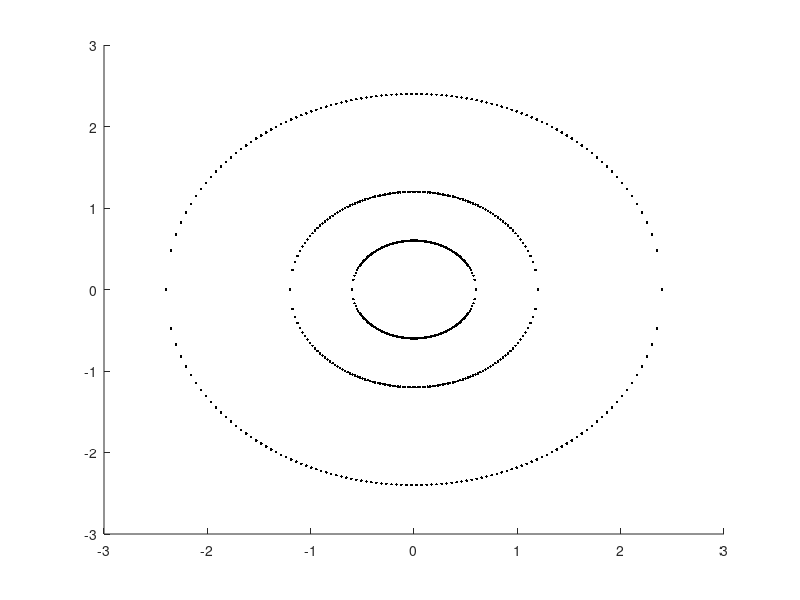

Source code (MATLAB): (Note: this script raises an error after producing the figure.)
%%

% plot the nanopore as three rings

hold on

R = 0.6;

x = linspace(-R,R,100);
y1 = sqrt(R^2-x.^2);
y2 = -sqrt(R^2-x.^2);
%plot3([x,x],[y1,y2],ones(1,numel(x)*2)*-7,'k')
plot3([x,x],[y1,y2],ones(1,numel(x)*2)*-7,'k.')

x = linspace(-4*R,4*R,100);
y1 = sqrt((4*R)^2-x.^2);
y2 = -sqrt((4*R)^2-x.^2);
%plot3([x,x],[y1,y2],ones(1,numel(x)*2)*0,'k')
plot3([x,x],[y1,y2],ones(1,numel(x)*2)*0,'k.')

x = linspace(-2*R,2*R,100);
y1 = sqrt((2*R)^2-x.^2);
y2 = -sqrt((2*R)^2-x.^2);
%plot3([x,x],[y1,y2],ones(1,numel(x)*2)*-8,'k')
plot3([x,x],[y1,y2],ones(1,numel(x)*2)*-8,'k.')

%%

init = [0         0         0
   -0.0154    0.0235   -1.4465
   -0.3619    0.2136   -3.1522
   -0.1791    0.3043   -4.8435
   -0.0844    0.3333   -6.4507
    0.2508    0.8718   -7.8463
    0.5506    0.8994   -9.3131
    0.3292    1.0806  -10.8514
    0.9230    0.9985  -12.3720
    0.5799    1.9483  -13.6168
    1.2485    1.9650  -14.9118];

%%

% count number of bases in pore, from z = 0 to z = -8
% at various voltages

voltages = [60:20:180];
n = cell(numel(voltages),1);
thinning = 2500;

for f = 1:numel(voltages)

disp(['V = ' num2str(voltages(f))])
mc = ssDNA_MCMC('bases',30,'fixed_points',{1,[0,0,0]},'force_function',@(d) 18*(voltages(f)/100)*d(3),'boundary',@np_bnd,'initial_coordinates',init);
mc.run(100000);

n{f} = [];

for i = thinning:thinning:numel(mc.coordinates)
    
    j = find(mc.coordinates{i}(:,3)<-8,1,'first'); % index of first bead past pore
    granularity = 100;
    z = linspace(mc.coordinates{i}(j-1,3),mc.coordinates{i}(j,3),granularity); % list
    k = find(z<-8,1,'first');
    n{f}(end+1) = mc.l_k/mc.l_b * ((j-2) + (k-1)/granularity); % n = number of bases, first bead is the endpoint
    
end

end

%%

% plotting that

errorbar(voltages, (mean(n{1}) - cellfun(@(x) mean(x), n))/mean(n{1}) + 0.11, cellfun(@(x) std(x), n)/mean(n{1})/sqrt(40),'ok')
xlim([40 180])
set(gca,'fontsize',12,'outerposition',[0.01,0.01,0.98,0.98],'looseinset',[0,0,0,0])
ylabel('fractional change in number of bases in pore')
xlabel('voltage (mV)')
title('ssDNA MCMC simulation')
ylim([0.08 0.3])

%%

% different way, using poisson ratio extension versus area thing, vol same

errorbar(voltages, (mean(n{1}) - cellfun(@(x) mean(x), n))/mean(n{1}) + 0.11, cellfun(@(x) std(x), n)/mean(n{1})/sqrt(40),'ok')
xlim([40 180])
set(gca,'fontsize',12,'outerposition',[0.01,0.01,0.98,0.98],'looseinset',[0,0,0,0])
ylabel('fractional change in number of bases in pore')
xlabel('voltage (mV)')
title('ssDNA MCMC simulation')
ylim([0.08 0.3])

%% 

%%

% count number of bases in pore, from z = 0 to z = -8
% at various voltages
% with interactions

voltages = 60:20:180;
n = cell(numel(voltages),1);
b = cell(numel(voltages),1);
thinning = 2500;

for f = 1:numel(voltages)

disp(['V = ' num2str(voltages(f))])
mc = ssDNA_MCMC('bases',28,'fixed_points',{1,[0,0,0]},'force_function',@(d) 18*(voltages(f)/100)*d(3), ...
    'boundary',@np_bnd,'initial_coordinates',init,'interaction_function',@(d) m2_constriction_interaction(d,14,0.5,4.1*5,0.5,1.5)); % 5kT for base 14
mc.run(100000);

n{f} = [];
b{f} = [];

for i = thinning:thinning:numel(mc.coordinates)

    granularity = 1000;
    % interpolation, z as a function of base
    zz = linspace(1,mc.n,granularity);
    z_locs = arrayfun(@(x) interp1((0:size(mc.coordinates{i},1)-1)*mc.l_k+mc.l_b,mc.coordinates{i}(:,3),mc.l_b*x,'spline'), zz);
    zz_ind_con = find(z_locs<=-7,1,'first');
    zz_ind_full = find(z_locs<=-8,1,'first');
    b{f}(end+1) = zz(zz_ind_con); % base in pore constriction
    n{f}(end+1) = zz(zz_ind_full); % bases within pore
    
end

end

%% plot base in pore constriction

figure()
errorbar(voltages,cellfun(@(x) mean(x), b),cellfun(@(x) std(x)/sqrt(numel(x)), b),'o')
set(gca,'fontsize',12,'outerposition',[0.01,0.01,0.98,0.98],'looseinset',[0,0,0,0])
xlim([40 200])
ylabel('base in pore constriction')
xlabel('voltage (mV)')
title('ssDNA MCMC simulation')

%%

% count number of bases in pore, from z = 0 to z = -8
% at various voltages
% with interactions

voltage = 160;
positions = 10:14;%9:17;
n = cell(numel(positions),1);
b = cell(numel(positions),1);
thinning = 2500;
independent_samples = 40;

for f = 1:numel(positions)
    
    n{f} = [];
    b{f} = [];
    
    for k = 1:round(independent_samples/(1e5/thinning))
    
        disp(['p = ' num2str(positions(f))])
        mc = ssDNA_MCMC('bases',28,'fixed_points',{1,[0,0,0]},'force_function',@(d) 18*(voltage/100)*d(3), ...
            'boundary',@np_bnd,'initial_coordinates',init,'interaction_function',@(d) m2_constriction_interaction(d,positions(f),0.5,4.1*3,0.5,1.5)); % 5kT for base 14
        mc.run(1e5);

        for i = thinning:thinning:numel(mc.coordinates)

            granularity = 1000;
            % interpolation, z as a function of base
            zz = linspace(1,mc.n,granularity);
            z_locs = arrayfun(@(x) interp1((0:size(mc.coordinates{i},1)-1)*mc.l_k+mc.l_b,mc.coordinates{i}(:,3),mc.l_b*x,'spline'), zz);
            zz_ind_con = find(z_locs<=-7,1,'first');
            zz_ind_full = find(z_locs<=-8,1,'first');
            b{f}(end+1) = zz(zz_ind_con); % base in pore constriction
            n{f}(end+1) = zz(zz_ind_full); % bases within pore

        end

    end

end